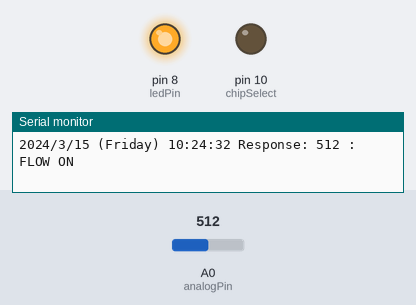
A sketch run on a simulated Arduino Uno, built with avr-gcc and run on an emulated ATmega328P. Shown: output pins drawn as LEDs (lit = HIGH), the last lines printed to the serial monitor. The test bench sets the inputs (shaded band); at power-on: A0 (analogPin) = 512. The local clock reads 2024-03-15 10:24:30 at power-on unless the sketch sets it; storage starts empty.

Above: at 2.8 s.
2.9 s: A0 (analogPin) set to 408
5.6 s: A0 (analogPin) set to 393
At 6.7 s:
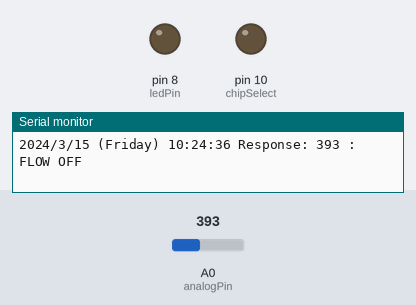
8.3 s: A0 (analogPin) set to 410
At 11.2 s:
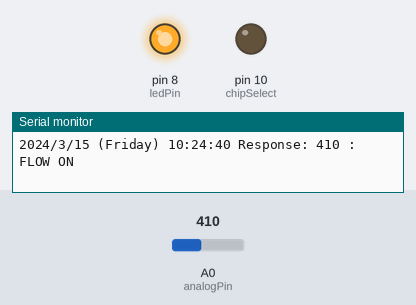
11.5 s: A0 (analogPin) set to 390
At 13.1 s:
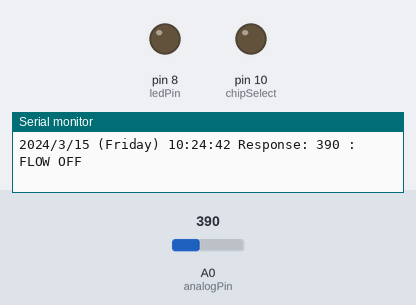
Timing chart, 0 to 14.6 s (numbered marks = the images above; inputs shaded):
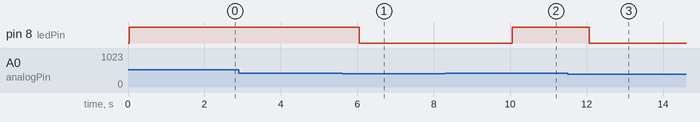

The sketch:

adafruitdatalogShield.ino
```cpp
// Following sketch is a combination of code derived from Arduino IDE datalogger example sketch, and
// code developed by Adafruit for use with its own datalogger shield. This code monitors response on a
// hall effect  sensor and records the results to a datalogger hosing an SD card to include
// time stamping of your data.

// The Arduino datalogger example sketch is available within the IDE under
// File -> Examples - SD -> Datalogger and is attributed to Tom Igoe.

// Adafruit's code is available here:
// https://learn.adafruit.com/adafruit-data-logger-shield/using-the-real-time-clock-3
// (Thank you Adafruit!)

// Setting the time on the datalogging shield via the RTC is explained by Adafruit via this link:
// https://learn.adafruit.com/adafruit-data-logger-shield/using-the-real-time-clock

// This code is copied and simplified from the original sketches to work specifically with an Arduino UNO
// or a clone. This simplified demonstration will not work with Leonardo or Mega

// Date and time functions are using a real time clock connected via I2C and Wire library

#include <Wire.h>
#include <SPI.h>
#include <SD.h>
#include "RTClib.h"

RTC_DS1307 rtc;
char daysOfTheWeek[7][12] = {"Sunday", "Monday", "Tuesday", "Wednesday", "Thursday", "Friday", "Saturday"};

// On the Ethernet Shield, CS is pin 4. Note that even if it's not
// used as the CS pin, the hardware CS pin (10 on most Arduino boards,
// 53 on the Mega) must be left as an output or the SD library
// functions will not work.

const int chipSelect = 10; //specific to Arduino UNO

File dataFile;
int ledPin = 8; // pin for lighting LED when water is detected
int analogPin = 0; // pin attached to signal on "Funduino" water sensor

void setup()
{

 // Open serial communications and wait for port to open:
  Serial.begin(9600);

  Serial.print("Initializing SD card...");
  // make sure that the default chip select pin is set to
  // output, even if you don't use it:
  pinMode(chipSelect, OUTPUT);

  // see if the card is present and can be initialized:
  if (!SD.begin(chipSelect)) {
    Serial.println("Card failed, or not present");
    // don't do anything more:
    while (1) ;
  }
  Serial.println("card initialized.");

  // Open up the file we're going to log to!
  dataFile = SD.open("datalog.txt", FILE_WRITE);
  // will create the file if it doesn't exist
  if (! dataFile) {
    Serial.println("error opening datalog.txt");
    // Wait forever since we can't write data
    while (1) ;
  }

  if (! rtc.begin()) {
    Serial.println("Couldn't find RTC");
    while (1); // Wait forever since we can't log timestamp
  }
  pinMode(ledPin, OUTPUT);
}

void loop()
{
    DateTime now = rtc.now();

  // make a string for assembling the data to log:
  String dataString = "";

  int sensor = analogRead(analogPin);

   dataString += String(now.year(), DEC);
   dataString += String('/');
   dataString += String(now.month(), DEC);
   dataString += String('/');
   dataString += String(now.day(), DEC);
   dataString += String(" (");
   dataString += String(daysOfTheWeek[now.dayOfTheWeek()]);
   dataString += String(") ");
   dataString += String(now.hour(), DEC);
   dataString += String(':');
   dataString += String(now.minute(), DEC);
   dataString += String(':');
   dataString += String(now.second(), DEC);
   dataString += String(" Response: ");

   dataString += String(sensor);

   if(sensor > 400) {
     digitalWrite(ledPin, HIGH);
     dataString += String(" : FLOW ON");
   }
   else {
     digitalWrite(ledPin, LOW);
     dataString += String(" : FLOW OFF");
   }

  dataFile.println(dataString);

  // The following line will 'save' the file to the SD card after every
  // line of data - this will use more power and slow down how much data
  // you can read but it's safer!

  // If you want to speed up the system, remove the call to flush() and it
  // will save the file only every 512 bytes - every time a sector on the
  // SD card is filled with data.

  dataFile.flush();

  // print our dataString to the serial port too:
  Serial.println(dataString);

  // Take 1 measurement every 2000 milliseconds
  delay(2000);
}
```

Measured:
- the behaviour switches between 401 and 400 on A0 (analogPin) (found by bisection; images 0 and 1)
- after the input at 5.6 s, pin 8 (ledPin): HIGH → LOW after 0.45 s
- after the input at 8.3 s, pin 8 (ledPin): LOW → HIGH after 1.8 s
- after the input at 11.5 s, pin 8 (ledPin): HIGH → LOW after 0.56 s
